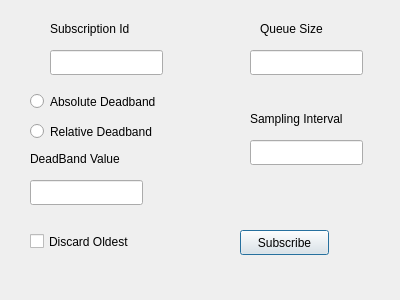
<?xml version="1.0" encoding="UTF-8"?>
<ui version="4.0">
 <class>Dialog</class>
 <widget class="QDialog" name="Dialog">
  <property name="geometry">
   <rect>
    <x>0</x>
    <y>0</y>
    <width>400</width>
    <height>300</height>
   </rect>
  </property>
  <property name="windowTitle">
   <string>Dialog</string>
  </property>
  <widget class="QCheckBox" name="discardOldestBox">
   <property name="geometry">
    <rect>
     <x>30</x>
     <y>230</y>
     <width>141</width>
     <height>23</height>
    </rect>
   </property>
   <property name="text">
    <string>Discard Oldest</string>
   </property>
  </widget>
  <widget class="QLabel" name="label">
   <property name="geometry">
    <rect>
     <x>250</x>
     <y>110</y>
     <width>131</width>
     <height>17</height>
    </rect>
   </property>
   <property name="text">
    <string>Sampling Interval</string>
   </property>
  </widget>
  <widget class="QLineEdit" name="samplingInterval">
   <property name="geometry">
    <rect>
     <x>250</x>
     <y>140</y>
     <width>113</width>
     <height>25</height>
    </rect>
   </property>
  </widget>
  <widget class="QLabel" name="label_2">
   <property name="geometry">
    <rect>
     <x>30</x>
     <y>150</y>
     <width>131</width>
     <height>17</height>
    </rect>
   </property>
   <property name="text">
    <string>DeadBand Value</string>
   </property>
  </widget>
  <widget class="QLineEdit" name="deadbandValue">
   <property name="geometry">
    <rect>
     <x>30</x>
     <y>180</y>
     <width>113</width>
     <height>25</height>
    </rect>
   </property>
  </widget>
  <widget class="QRadioButton" name="absDeadbandButton">
   <property name="geometry">
    <rect>
     <x>30</x>
     <y>90</y>
     <width>171</width>
     <height>23</height>
    </rect>
   </property>
   <property name="text">
    <string>Absolute Deadband</string>
   </property>
  </widget>
  <widget class="QRadioButton" name="percentageDeadbandButton">
   <property name="geometry">
    <rect>
     <x>30</x>
     <y>120</y>
     <width>161</width>
     <height>23</height>
    </rect>
   </property>
   <property name="text">
    <string>Relative Deadband</string>
   </property>
  </widget>
  <widget class="QPushButton" name="subscribeButton">
   <property name="geometry">
    <rect>
     <x>240</x>
     <y>230</y>
     <width>89</width>
     <height>25</height>
    </rect>
   </property>
   <property name="text">
    <string>Subscribe</string>
   </property>
  </widget>
  <widget class="QLabel" name="label_3">
   <property name="geometry">
    <rect>
     <x>260</x>
     <y>20</y>
     <width>131</width>
     <height>17</height>
    </rect>
   </property>
   <property name="text">
    <string>Queue Size</string>
   </property>
  </widget>
  <widget class="QLineEdit" name="queueSize">
   <property name="geometry">
    <rect>
     <x>250</x>
     <y>50</y>
     <width>113</width>
     <height>25</height>
    </rect>
   </property>
  </widget>
  <widget class="QLabel" name="label_4">
   <property name="geometry">
    <rect>
     <x>50</x>
     <y>20</y>
     <width>111</width>
     <height>17</height>
    </rect>
   </property>
   <property name="text">
    <string>Subscription Id</string>
   </property>
  </widget>
  <widget class="QLineEdit" name="subscriptionId">
   <property name="geometry">
    <rect>
     <x>50</x>
     <y>50</y>
     <width>113</width>
     <height>25</height>
    </rect>
   </property>
  </widget>
 </widget>
 <resources/>
 <connections/>
</ui>
